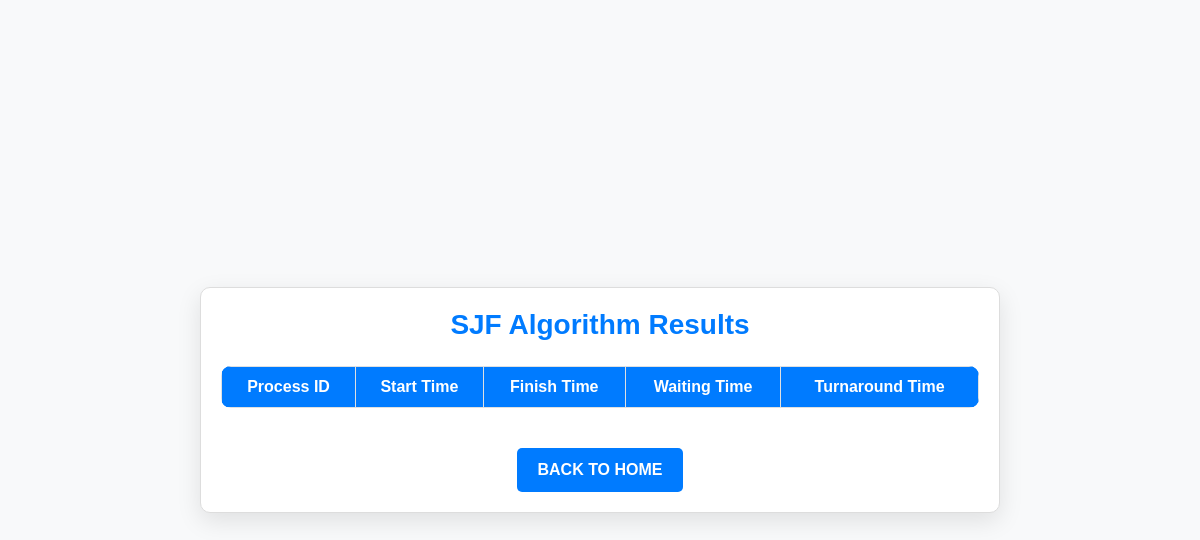
/sjf/, run on an earlier commit of the app's database.
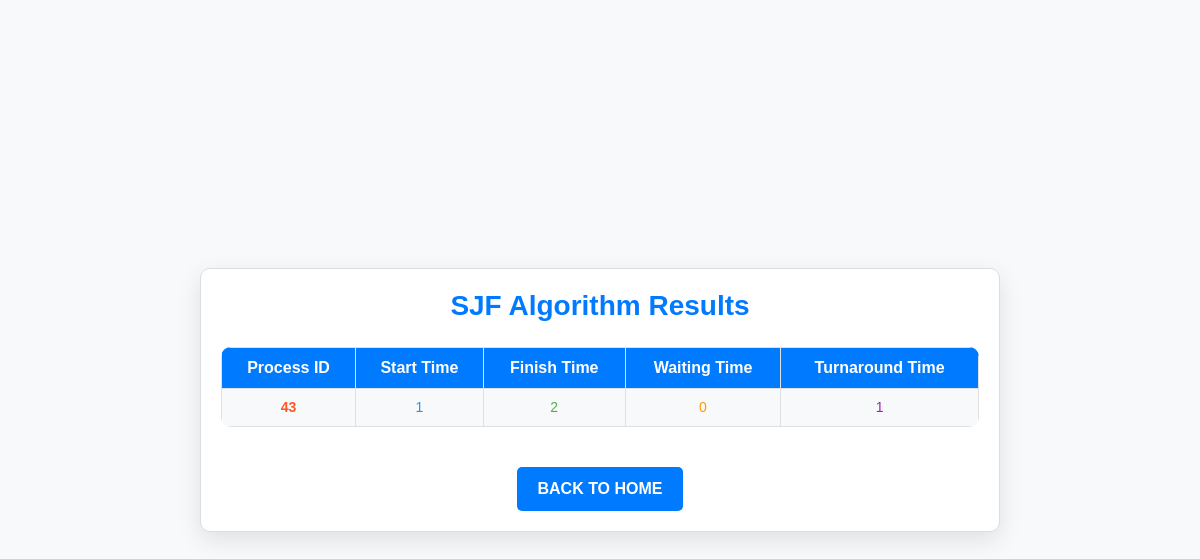
And on a later commit of the database.
### home/models.py (models this page shows, shortened)
class DynamicProcessModel(models.Model):
    process_name = models.PositiveSmallIntegerField()
    arrival_time = models.PositiveSmallIntegerField()
    burst_time = models.PositiveSmallIntegerField()
    quantum = models.PositiveSmallIntegerField(default=5)

### home/views.py (the view)
# urls.py: path('sjf/', views.SjfView.as_view(), name='sjf'),
class SjfView(View):
    def get(self, request, *args, **kwargs):
        processes = list(
            DynamicProcessModel.objects.values("id", "arrival_time", "burst_time")
        )
        sjf = SJFAlgorithm(processes)
        sjf.execute()
        results = sjf.get_results()
        return render(request, 'home/sjf.html', {'results': results})

### home/algorithm.py (called while the page is built)
    def get_results(self):
        return self.scheduled_processes

### home/templates/home/sjf.html (shortened to what this page needs)
{% load static %}
<!DOCTYPE html>
<html lang="en">
<head>
    <link href="https://cdn.jsdelivr.net/npm/bootstrap@5.3.0-alpha1/dist/css/bootstrap.min.css" rel="stylesheet">
    <link href="{% static 'css/sjf.css' %}" rel="stylesheet">
</head>
<body>
    <div class="result-container text-center">
        <h1 class="mb-4">SJF Algorithm Results</h1>
        <div class="table-wrapper">
            <table class="table table-bordered table-light table-hover">
                <thead>
                    <tr>
                        <th>Process ID</th>
                        <th>Start Time</th>
                        <th>Finish Time</th>
                        <th>Waiting Time</th>
                        <th>Turnaround Time</th>
                    </tr>
                </thead>
                <tbody>
                    {% for process in results %}
                    <tr>
                        <td>{{ process.id }}</td>
                        <td>{{ process.start_time }}</td>
                        <td>{{ process.finish_time }}</td>
                        <td>{{ process.waiting_time }}</td>
                        <td>{{ process.turnaround_time }}</td>
                    </tr>
                    {% endfor %}
                </tbody>
            </table>
        </div>
        <div class="mt-4">
            <a href="/" class="btn btn-custom">Back to Home</a>
        </div>
    </div>
</body>
</html>

### home/static/css/sjf.css (style rules this page uses)
body { height: 100vh; display: flex; justify-content: center; align-items: center; background-color: #f8f9fa; color: #212529; font-family: 'Arial', sans-serif; }
.result-container { background-color: #ffffff; border-radius: 10px; padding: 20px; width: 90%; max-width: 800px; box-shadow: 0 8px 24px rgba(0, 0, 0, 0.1); border: 1px solid #ddd; }
.result-container h1 { color: #007bff; font-size: 28px; font-weight: bold; margin-bottom: 20px; }
.table-wrapper { overflow-x: auto; }
.table { border-radius: 10px; overflow: hidden; }
.table thead { background-color: #007bff; color: #ffffff; font-weight: bold; }
.table thead th { font-size: 16px; }
.table tbody td { color: #212529; font-size: 14px; }
.btn-custom { background-color: #007bff; color: #ffffff; border: none; padding: 10px 20px; border-radius: 5px; font-size: 16px; font-weight: bold; text-transform: uppercase; transition: background-color 0.3s ease; text-decoration: none; }
.table thead th { background-color: #007bff; color: #ffffff; font-size: 16px; text-align: center; }
.table tbody td:nth-child(1) { color: #ff5722; font-weight: bold; text-align: center; }
.table tbody td:nth-child(2) { color: #2196f3; text-align: center; }
.table tbody td:nth-child(3) { color: #4caf50; text-align: center; }
.table tbody td:nth-child(4) { color: #ff9800; text-align: center; }
.table tbody td:nth-child(5) { color: #9c27b0; text-align: center; }

What changed in the data, as far as the page shows it:
added DynamicProcessModel: id "43", start_time "1", finish_time "2", waiting_time "0", turnaround_time "1"
